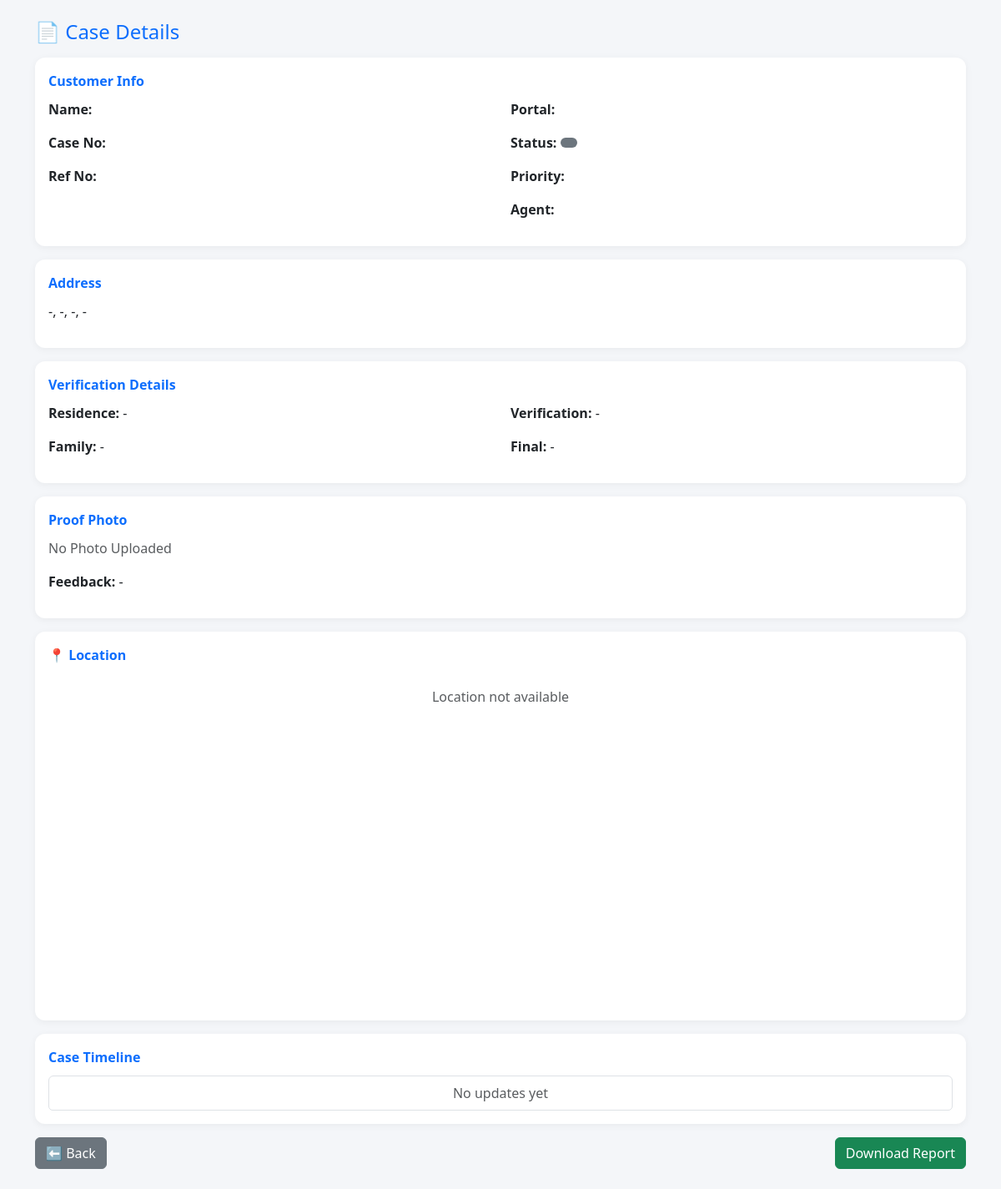
Page /case_details/31 on the earlier database version.
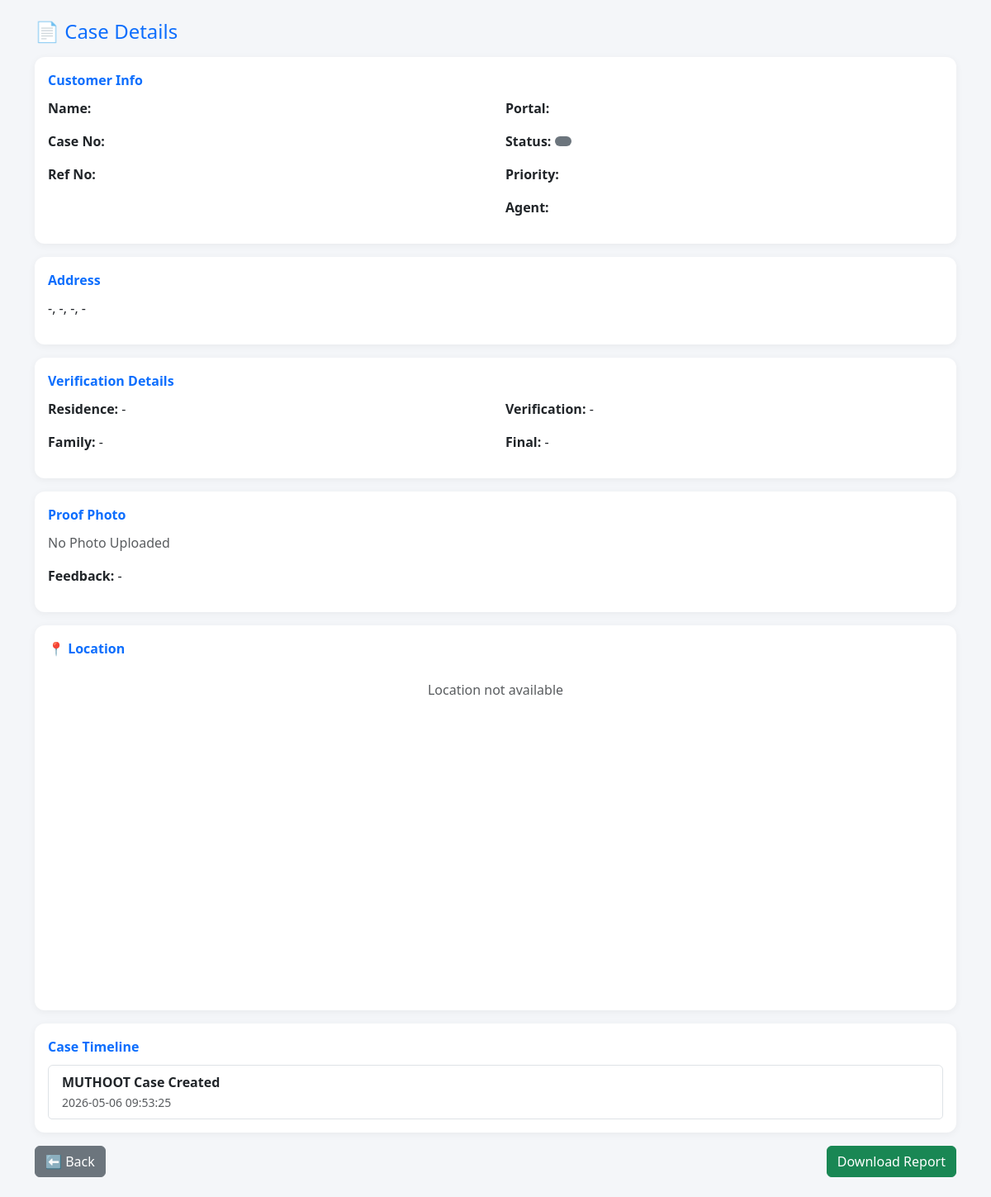
Same page on the later database version.
### tables this page shows
CREATE TABLE case_logs (
        id INTEGER PRIMARY KEY AUTOINCREMENT,
        case_id INTEGER,
        message TEXT,
        created_at TEXT
    );

### app.py (the view)
@app.route("/case_details/<int:id>")
def case_details(id):
    conn = sqlite3.connect(db_path, timeout=10)
    cursor = conn.cursor()
    cursor.execute("SELECT * FROM cases WHERE id=?", (id,))
    case = cursor.fetchone()
    cursor.execute("""
    SELECT * FROM case_logs
    WHERE case_id=?
    ORDER BY created_at DESC
    """, (id,))
    logs = cursor.fetchall()
    conn.close()
    return render_template(
        "case_detail.html",
        case=case,
        logs=logs
    )

### templates/case_detail.html (shortened to what this page needs)
<!DOCTYPE html>
<html>
<head>
<link href="https://cdn.jsdelivr.net/npm/bootstrap@5.3.0/dist/css/bootstrap.min.css" rel="stylesheet">
</head>
<body class="p-4">
<div class="container">
<h4 class="mb-3 text-primary">📄 Case Details</h4>
<div class="card p-3 mb-3">
<div class="section-title"> Customer Info</div>
<div class="row">
<div class="col-md-6">
<p><b>Name:</b> {{ case['client_name'] }}</p>
<p><b>Case No:</b> {{ case['case_number'] }}</p>
<p><b>Ref No:</b> {{ case['ref_no'] }}</p>
</div>
<div class="col-md-6">
<p><b>Portal:</b> {{ case['portal_type'] }}</p>
<p>
<b>Status:</b>
<span class="badge badge-status
{% if case['status']=='Completed' %}bg-success
{% elif case['status']=='Pending' %}bg-warning text-dark
{% elif case['status']=='In Progress' %}bg-info text-dark
{% else %}bg-secondary{% endif %}">
</span>
</p>
<p><b>Priority:</b>
</p>
<p><b>Agent:</b> {{ case['assigned_agent'] }}</p>
</div>
</div>
</div>
<div class="card p-3 mb-3">
<div class="section-title">  Address</div>
<p>
{{ case['address'] or '-' }},
{{ case['city'] or '-' }},
{{ case['state'] or '-' }},
{{ case['pincode'] or '-' }}
</p>
</div>
<div class="card p-3 mb-3">
<div class="section-title">  Verification Details</div>
<div class="row">
<div class="col-md-6">
<p><b>Residence:</b> {{ case['residence'] or '-' }}</p>
<p><b>Family:</b> {{ case['family'] or '-' }}</p>
</div>
<div class="col-md-6">
<p><b>Verification:</b> {{ case['verification'] or '-' }}</p>
<p><b>Final:</b> {{ case['final_status'] or '-' }}</p>
</div>
</div>
</div>
<div class="card p-3 mb-3">
<div class="section-title">  Proof Photo</div>
{% if case['photo1'] %}
<img src="/{{ case['photo1'] }}" width="200" class="mb-2 rounded">
{% else %}
<p class="text-muted">No Photo Uploaded</p>
{% endif %}
<p><b>Feedback:</b> {{ case['feedback'] or '-' }}</p>
</div>
<div class="card p-3 mb-3">
<div class="section-title">📍 Location</div>
<div id="map" style="height:400px;"></div>
<link rel="stylesheet" href="https://unpkg.com/leaflet/dist/leaflet.css"/>
</div>
<div class="card p-3 mb-3">
<div class="section-title">  Case Timeline</div>
<ul class="list-group">
{% for log in logs %}
<li class="list-group-item">
    <b>{{ log[2] }}</b><br>
    <small class="text-muted">{{ log[3] }}</small>
</li>
{% else %}
<li class="list-group-item text-muted text-center">
    No updates yet
</li>
{% endfor %}
</ul>
</div>
<div class="d-flex justify-content-between">
<a href="{{ url_for('muthoot_cases') }}" class="btn btn-secondary">
⬅  Back
</a>
<a href="{{ url_for('download_report') }}" class="btn btn-success">
  Download Report
</a>
</div>
</div>
</body>
</html>

Differences in the rows shown:
added case_logs: message "MUTHOOT Case Created", created_at "2026-05-06 09:53:25"
Other differences:
text no longer shown: "No updates yet"
